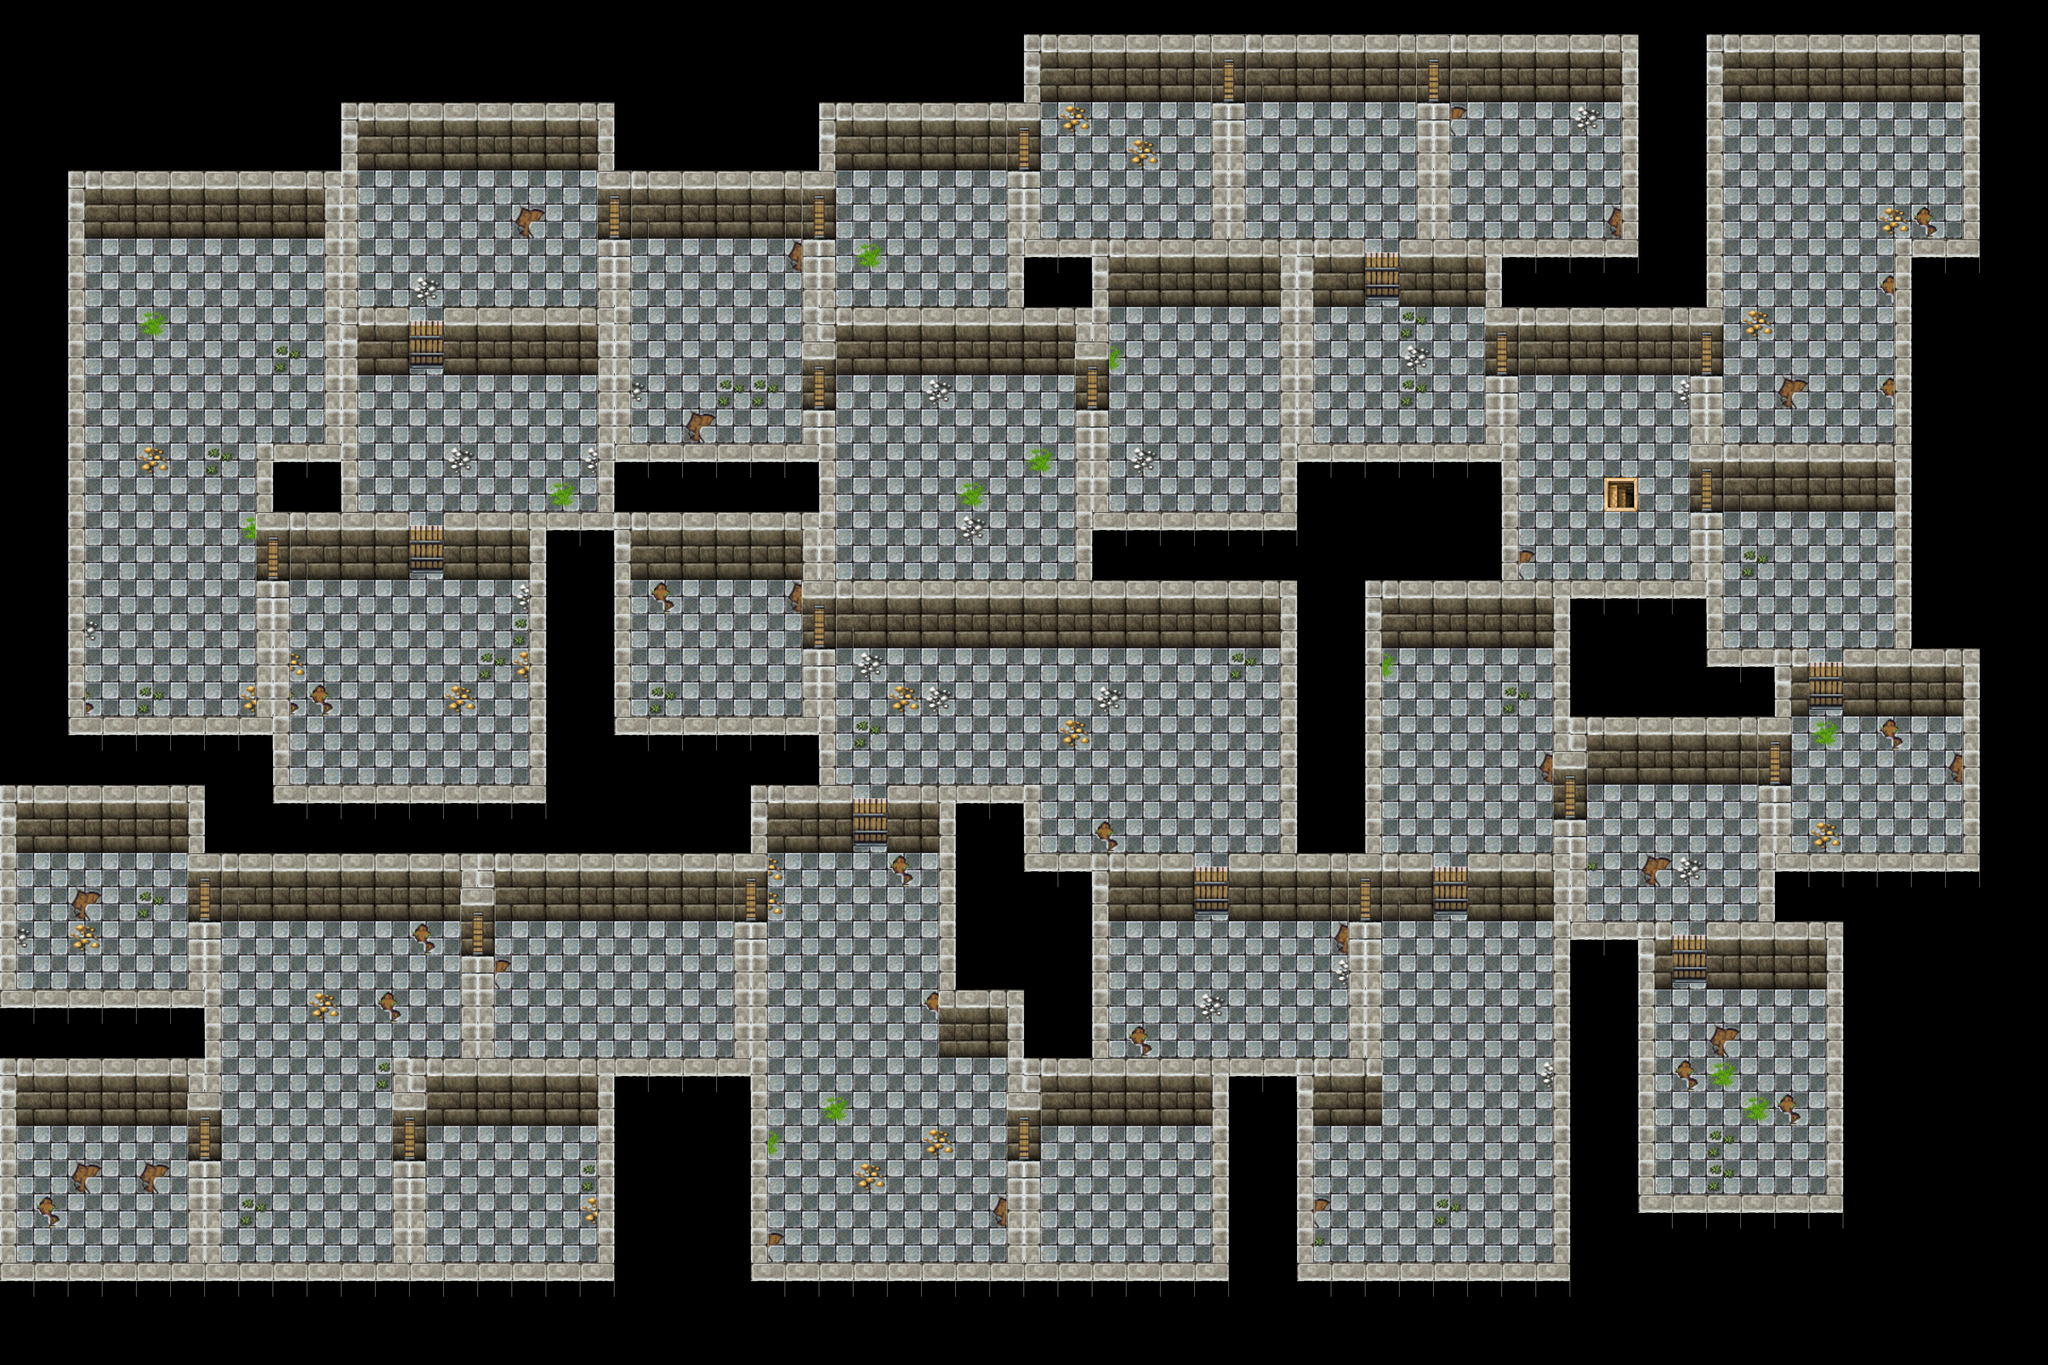

A level layout from a 2D game, rendered from its tile map. Below: a short description, then the map file with tile-grid data replaced by summaries:
An orthogonal 60x40 tile map with 96x96 px tiles, 3 tile layers (Tile Layer 1, Tile Layer 2, Tile Layer 3).

<map height="40" orientation="orthogonal" tileheight="96" tilewidth="96" version="1.0" width="60"><tileset firstgid="1" margin="0" name="tiles96" spacing="0" tileheight="96" tilewidth="96"><image height="480" source="tiles96.png" width="1536" /><properties /></tileset><layer height="40" name="Tile Layer 1" opacity="1.0" visible="1" width="60"><data>[2400 cells, 1252 non-empty, 8 distinct tile ids]</data></layer><layer height="40" name="Tile Layer 2" opacity="1.0" visible="1" width="60"><data>[2400 cells, 832 non-empty, 13 distinct tile ids]</data></layer><layer height="40" name="Tile Layer 3" opacity="1.0" visible="1" width="60"><data>[2400 cells, 142 non-empty, 8 distinct tile ids]</data></layer></map>